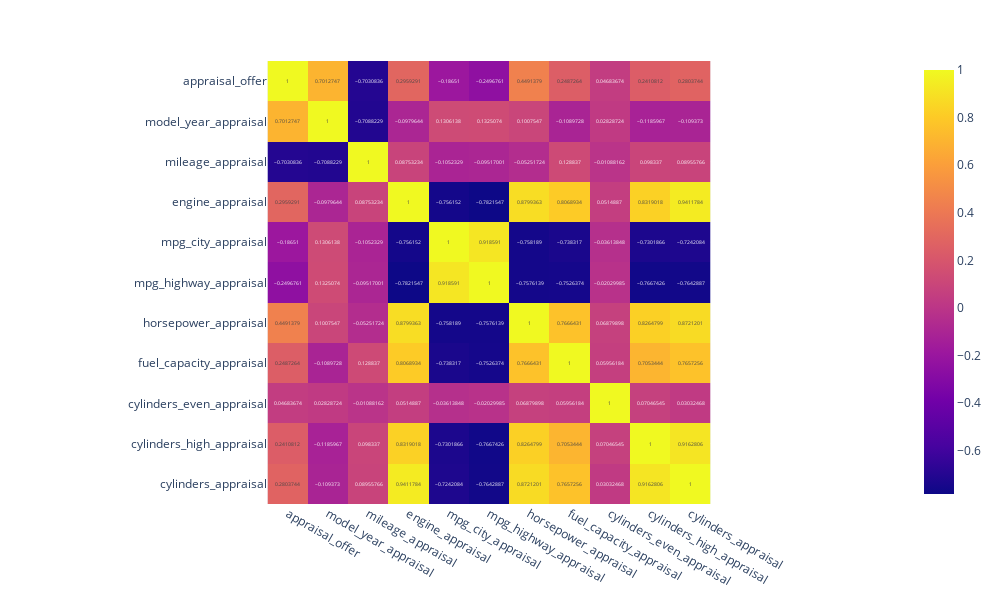

Notebook code for this chart:
### Code cell
correlations_appraisal = pd.DataFrame(data[appraised_cols].corr())
fig = px.imshow(correlations_appraisal, x=correlations_appraisal.columns, y=correlations_appraisal.index, 
                text_auto=True)
fig.update_layout(width=1000,height=600)
fig.show()

### Figure 1 — Plotly figure (JSON) as saved in the notebook; plotly's stock layout.template omitted (floating-point values rounded to 4 significant figures)
{"data": [{"coloraxis": "coloraxis", "hovertemplate": "x: %{x}<br>y: %{y}<br>color: %{z}<extra></extra>", "name": "0", "texttemplate": "%{z}", "type": "heatmap", "x": ["appraisal_offer", "model_year_appraisal", "mileage_appraisal", "engine_appraisal", "mpg_city_appraisal", "mpg_highway_appraisal", "horsepower_appraisal", "fuel_capacity_appraisal", "cylinders_even_appraisal", "cylinders_high_appraisal", "cylinders_appraisal"], "xaxis": "x", "y": ["appraisal_offer", "model_year_appraisal", "mileage_appraisal", "engine_appraisal", "mpg_city_appraisal", "mpg_highway_appraisal", "horsepower_appraisal", "fuel_capacity_appraisal", "cylinders_even_appraisal", "cylinders_high_appraisal", "cylinders_appraisal"], "yaxis": "y", "z": [[1, 0.7013, -0.7031, 0.2959, -0.1865, -0.2497, 0.4491, 0.2487, 0.04684, 0.2411, 0.2804], [0.7013, 1, -0.7088, -0.09796, 0.1306, 0.1325, 0.1008, -0.109, 0.02829, -0.1186, -0.1094], [-0.7031, -0.7088, 1, 0.08753, -0.1052, -0.09517, -0.05252, 0.1288, -0.01088, 0.09834, 0.08956], [0.2959, -0.09796, 0.08753, 1, -0.7562, -0.7822, 0.8799, 0.8069, 0.05149, 0.8319, 0.9412], [-0.1865, 0.1306, -0.1052, -0.7562, 1, 0.9186, -0.7582, -0.7383, -0.03614, -0.7302, -0.7242], [-0.2497, 0.1325, -0.09517, -0.7822, 0.9186, 1, -0.7576, -0.7526, -0.0203, -0.7667, -0.7643], [0.4491, 0.1008, -0.05252, 0.8799, -0.7582, -0.7576, 1, 0.7666, 0.0688, 0.8265, 0.8721], [0.2487, -0.109, 0.1288, 0.8069, -0.7383, -0.7526, 0.7666, 1, 0.05956, 0.7053, 0.7657], [0.04684, 0.02829, -0.01088, 0.05149, -0.03614, -0.0203, 0.0688, 0.05956, 1, 0.07047, 0.03032], [0.2411, -0.1186, 0.09834, 0.8319, -0.7302, -0.7667, 0.8265, 0.7053, 0.07047, 1, 0.9163], [0.2804, -0.1094, 0.08956, 0.9412, -0.7242, -0.7643, 0.8721, 0.7657, 0.03032, 0.9163, 1]]}], "layout": {"coloraxis": {"colorscale": [[0, "#0d0887"], [0.1111, "#46039f"], [0.2222, "#7201a8"], [0.3333, "#9c179e"], [0.4444, "#bd3786"], [0.5556, "#d8576b"], [0.6667, "#ed7953"], [0.7778, "#fb9f3a"], [0.8889, "#fdca26"], [1, "#f0f921"]]}, "height": 600, "margin": {"t": 60}, "width": 1000, "xaxis": {"anchor": "y", "constrain": "domain", "domain": [0, 1], "scaleanchor": "y"}, "yaxis": {"anchor": "x", "autorange": "reversed", "constrain": "domain", "domain": [0, 1]}}}
